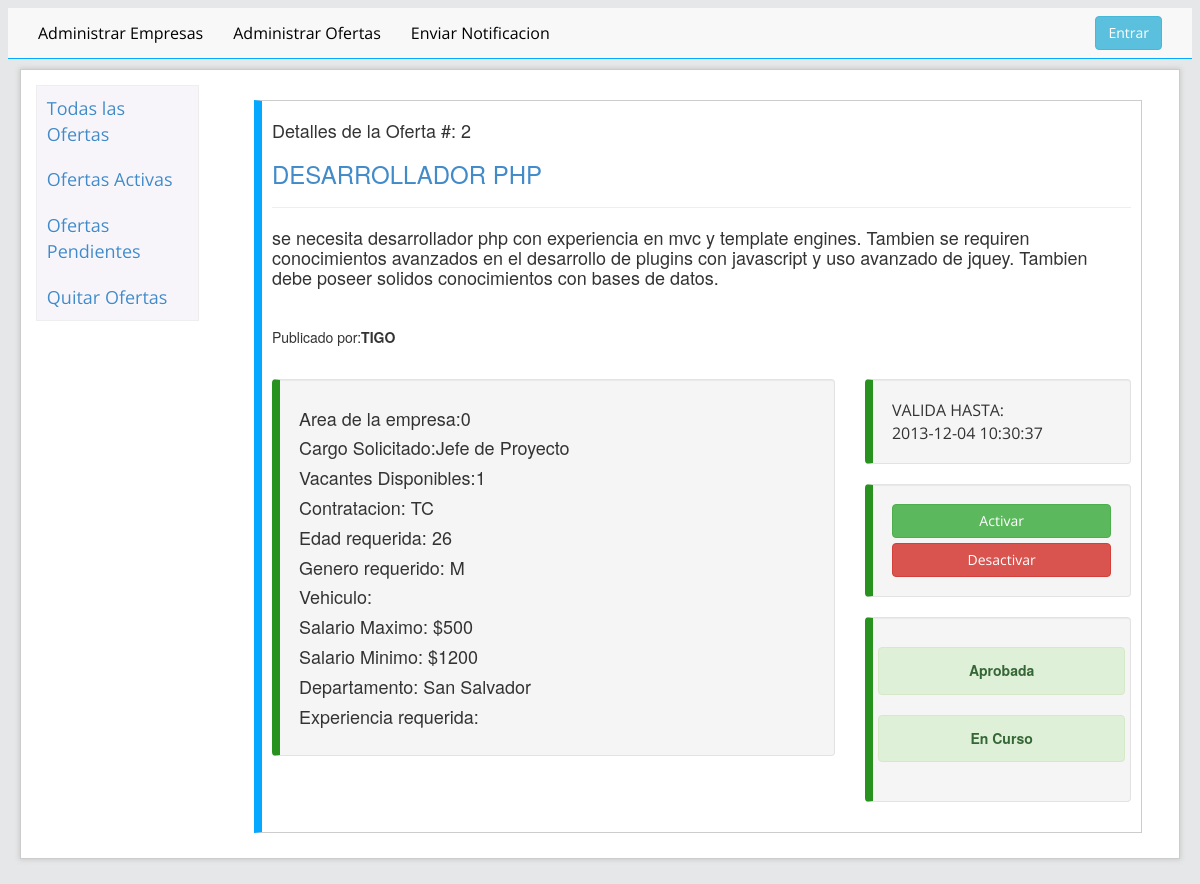
Page /admin/detallesOferta.php?id=2 on the committed database.
### tables this page shows
CREATE TABLE `ofertas` (
  `cod_oferta` int(20) NOT NULL AUTO_INCREMENT,
  `cod_em` int(20) DEFAULT NULL,
  `titulo_of` varchar(120) DEFAULT NULL,
  `descripcion_of` varchar(250) DEFAULT NULL,
  `area_of` int(11) DEFAULT NULL,
  `cargo_of` varchar(20) DEFAULT NULL,
  `vacantes_of` int(11) DEFAULT NULL,
  `contratacion_of` varchar(20) DEFAULT NULL,
  `anoexp_ofetas` int(11) DEFAULT NULL,
  `edad` int(10) DEFAULT NULL,
  `genero_of` varchar(20) DEFAULT NULL,
  `vehiculo_ofetas` varchar(20) DEFAULT NULL,
  `salariomax_of` decimal(30,0) DEFAULT NULL,
  `salariomin_of` decimal(30,0) DEFAULT NULL,
  `departamento_of` varchar(20) DEFAULT NULL,
  `experiencia` varchar(20) DEFAULT NULL,
  `tituloen_of` varchar(20) DEFAULT NULL,
  `nivel_of` varchar(20) DEFAULT NULL,
  `disponible_of` int(1) DEFAULT '0',
  `aprovacion_of` int(1) DEFAULT '0',
  `fecha_of` datetime DEFAULT NULL,
  `fechaFin_of` datetime DEFAULT NULL,
  PRIMARY KEY (`cod_oferta`) USING BTREE,
  UNIQUE KEY `cod_oferta_UNIQUE` (`cod_oferta`)
);

CREATE TABLE `empresa` (
  `cod_em` int(11) NOT NULL AUTO_INCREMENT,
  `activa_em` varchar(1) DEFAULT NULL,
  `imagen_em` varchar(120) DEFAULT NULL,
  `nombre_em` varchar(120) DEFAULT NULL,
  `usuario_em` varchar(45) DEFAULT NULL,
  `password_em` varchar(20) DEFAULT NULL,
  `email_em` varchar(50) DEFAULT NULL,
  `telefono_em` varchar(12) DEFAULT NULL,
  `url_em` varchar(120) DEFAULT NULL,
  `descripcion_em` varchar(250) DEFAULT NULL,
  `actividad_em` varchar(50) DEFAULT NULL,
  `departamento_em` varchar(20) DEFAULT NULL,
  `direccion_em` varchar(250) DEFAULT NULL,
  PRIMARY KEY (`cod_em`) USING BTREE
);

### admin/detallesOferta.php (the view, shortened to what this page needs)
<!DOCTYPE html>
 <html class="no-js">
    <head>
        <link rel="stylesheet" href="../assets/css/contenido.css">
        <link rel="stylesheet" href="../assets/css/bootstrap.css">
    </head>
    <body>
        <div id="header" class="navbar navbar-default navbar-static-top">
            <?php
            include_once 'menu-admin.php';
            ?>
        </div>
        <div id="contenedor" class="container">
            <div class="row">
                <div class="col-md-2">
                    <div class="lista-enlaces">
                        <ul id="myTab">
                            <li class="active"><a href="ofertas.php">Todas las Ofertas</a></li>
                            <li class=""><a href="ofertas.php?id=activas">Ofertas Activas</a></li>
                            <li class=""><a href="ofertas.php?id=pendientes">Ofertas Pendientes</a></li>
                            <li class=""><a href="#Quitar">Quitar Ofertas</a></li>
                        </ul>
                    </div>
                </div>
                <div class="col-md-10">
                    <div class="tab-content">
                        <div class="tab-pane active" id="plazas">
                            <?php
                            if (isset($_GET["id"])) {
                                $controlador = $_GET['id'];
                                $result = mysql_query("SELECT * FROM `ofertas` where cod_oferta=$controlador") or trigger_error(mysql_error());
                                while ($row = mysql_fetch_array($result)) {
                                    foreach ($row AS $key => $value) {
                                        $row[$key] = stripslashes($value);
                                    }
                                    $cod_em = $row['cod_em'];
                                    $cod_oferta = $row['cod_oferta'];
                                    ?>
                                    <div class="oferta-contenedor">
                                        <h4>Detalles de la Oferta #: <?php echo nl2br($row['cod_oferta']) ?></h4>
                                        <h3 class="h3"><a><?php echo nl2br($row['titulo_of']) ?></a></h3>
                                        <hr>
                                        <h4><?php echo nl2br($row['descripcion_of']) ?></h4><br>
                                        <h5>
                                            <?php
                                            $result2 = mysql_query("SELECT nombre_em FROM `empresa` where cod_em=$cod_em") or trigger_error(mysql_error());
                                            while ($row2 = mysql_fetch_array($result2)) {
                                                $nombre_empresa = $row2['nombre_em'];
                                            }
                                            ?>Publicado por:<?php echo "<b>" . $nombre_empresa . "</b>" ?></h5>
                                        <h4><?php $fecha_ago = ($row['fecha_of']) ?></h4>
                                        <?php echo "<span id='timeagos' data-livestamp='$fecha_ago'></span><br>" ?>
                                        <div class="row">
                                            <div class="col-md-8">
                                                <div class="well">
                                                    <h4>Area de la empresa:<?php echo nl2br($row['area_of']) ?></h4>
                                                    <h4>Cargo Solicitado:<?php echo nl2br($row['cargo_of']) ?></h4>
                                                    <h4>Vacantes Disponibles:<?php echo nl2br($row['vacantes_of']) ?></h4>
                                                    <h4>Contratacion: <?php echo nl2br($row['contratacion_of']) ?></h4>
                                                    <h4>Edad requerida: <?php echo nl2br($row['edad']) ?></h4>
                                                    <h4>Genero requerido: <?php echo nl2br($row['genero_of']) ?></h4>
                                                    <h4>Vehiculo: <?php echo nl2br($row['vehiculo_ofetas']) ?></h4>
                                                    <h4>Salario Maximo: $<?php echo nl2br($row['salariomax_of']) ?></h4>
                                                    <h4>Salario Minimo: $<?php echo nl2br($row['salariomin_of']) ?></h4>
                                                    <h4>Departamento: <?php echo nl2br($row['departamento_of']) ?></h4>
                                                    <h4>Experiencia requerida: <?php echo nl2br($row['experiencia_of']) ?></h4>
                                                </div>
                                            </div>
                                            <div class="col-md-4">
                                                <div class="well">
                                                    VALIDA HASTA:<br><?php echo nl2br($row['fechaFin_of']) ?>
                                                </div>
                                                <div class="well">
                                                    <a class="btn btn-block btn-success" href="ofertas_controller.php?activar=<?php echo $cod_oferta ?>">Activar</a>
                                                    <a class="btn btn-block btn-danger" href="ofertas_controller.php?desactivar=<?php echo $cod_oferta ?>">Desactivar</a>
                                                </div>
                                                <div class="well" id="wellinfo">
                                                    <?PHP
                                                    if ($row['aprovacion_of'] == 1) {
                                                        echo " <h5 class='disponible'><div class='alert alert-success'><a class='alert-link'>Aprobada</a></div></h5>";
                                                    } else {
                                                        echo " <h5 class='disponible'><div class='alert alert-danger'><a class='alert-link'> Denegada</a></div></h5>";
                                                    }
                                                    ?>
                                                    <form method="POST" action="">
                                                        <?PHP
                                                        if ($row['disponible_of'] == 1) {
                                                            echo " <h5 class='disponible'><div class='alert alert-success'><a class='alert-link'>En Curso</a></div></h5>";
                                                        } else {
                                                            echo " <h5 class='disponible'><div class='alert alert-danger'><a class='alert-link'> Finalizada</a></div></h5>";
                                                        }
                                                        ?>
                                                    </form>
                                                </div>
                                            </div>
                                        </div>
                                    </div>
                                    <?php
                                }
                            }
                            ?>
                        </div>
                    </div>
                </div>
            </div>
        </div>
</body>
</html>

### assets/css/contenido.css (style rules this page uses)
.container { margin-top: 10px; max-width: 90%; }
.lista-enlaces { margin-top: 10px; margin-bottom: 30px; text-shadow: 0 1px 0 #fff; background-color: #f7f5fa; border:solid 1px #eee; }
.lista-enlaces ul { margin:0px; padding-left: 0px; display: block; list-style: none; }
.lista-enlaces a { font-size: 18px; display:block; padding: 10px; }
.col-md-2 { padding-right: 0px; }
.tab-content { padding-top: 10px; }

### admin/detallesOferta.php (style rules this page uses)
.container { margin-top: 10px; width: 98%; max-width: 100%; }
.oferta-contenedor { border:solid 1px #CCC; border-left: solid 8px #05a8ff; margin-top: 0px; margin: 25px; padding: 10px; overflow: hidden; width: 95%; }
.tab-content { padding-top: 0px; }
.well { border-left: solid 8px #28921f; }
.disponible { text-align: center; width: 100%; }
#wellinfo { padding-left: 5px; padding-right: 5px; }
#timeagos { padding: 5px; margin: 5px; }

### rows in the picture
ofertas: cod_oferta "2", titulo_of "DESARROLLADOR PHP", descripcion_of "se necesita desarrollador php con experiencia en mvc y template engines. Tambien se requiren conocimientos avanzados en el desarrollo de plugins con javascript y uso avanzado de jquey. Tambien debe poseer solidos conocimientos con bases de datos.", cod_em.nombre_em "TIGO", area_of "0", cargo_of "Jefe de Proyecto", vacantes_of "1", contratacion_of "TC", edad "26", genero_of "M", salariomax_of "500", salariomin_of "1200", departamento_of "San Salvador", fechaFin_of "2013-12-04 10:30:37", aprovacion_of "Aprobada", disponible_of "En Curso"
